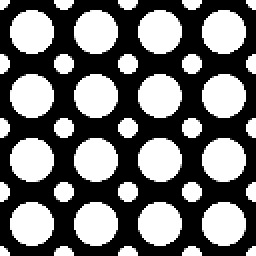
#> input picture polka.png, 128 x 128 px (shown 2 times larger)
$ python blob_detection.py
#> lines starting #> are read from the running program, lines starting #| are printed output that depends on the picture
### common.py
import numpy as np
from matplotlib import pyplot as plt
from PIL import Image


def read_img(path, greyscale=True):
#> called with path = 'polka.png', greyscale = True
    img = Image.open(path)
#> img is the input picture: PIL image 128x128 L; min 0, max 255, mean 114.6
    if greyscale:
        img = img.convert('L')
    else:
        img = img.convert('RGB')
    return np.array(img).astype(float)


# [7 lines left out: function save_img, not called in this run]


def find_maxima(scale_space, k_xy=5, k_s=1):
    """
    Extract the peak x,y locations from scale space

    Input
      scale_space: Scale space of size HxWxS
      k: neighborhood in x and y
      ks: neighborhood in scale

    Output
      list of (x,y) tuples; x<W and y<H
    """
    if len(scale_space.shape) == 2:
        scale_space = scale_space[:, :, None]

    H, W, S = scale_space.shape
    maxima = []
    for i in range(H):
        for j in range(W):
            for s in range(S):
                # extracts a local neighborhood of max size
                # (2k_xy+1, 2k_xy+1, 2k_s+1)
                neighbors = scale_space[max(0, i - k_xy):min(i + k_xy + 1, H),
                                        max(0, j - k_xy):min(j + k_xy + 1, W),
                                        max(0, s - k_s):min(s + k_s + 1, S)]
                mid_pixel = scale_space[i, j, s]
                num_neighbors = np.prod(neighbors.shape) - 1
                # if mid_pixel > all the neighbors; append maxima
                if np.sum(mid_pixel < neighbors) == num_neighbors:
                    maxima.append((i, j, s))
    return maxima


def visualize_scale_space(scale_space, min_sigma, k, file_path=None):
    """
    Visualizes the scale space

    Input
      scale_space: scale space of size HxWxS
      min_sigma: the minimum sigma used
      k: the sigma multiplier
    """
    if len(scale_space.shape) == 2:
        scale_space = scale_space[:, :, None]
    H, W, S = scale_space.shape

    # number of subplots
    p_h = int(np.floor(np.sqrt(S)))
    p_w = int(np.ceil(S / p_h))
    for i in range(S):
        plt.subplot(p_h, p_w, i + 1)
        plt.axis('off')
        plt.title('{:.1f}:{:.1f}'.format(min_sigma * k**i,
                                         min_sigma * k**(i + 1)))
        plt.imshow(scale_space[:, :, i])

    # plot or save to fig
    if file_path:
        plt.savefig(file_path, dpi=300)
    else:
        plt.show()


def visualize_maxima(image, maxima, min_sigma, k, file_path=None):
    """
    Visualizes the maxima on a given image

    Input
      image: image of size HxW
      maxima: list of (x,y) tuples; x<W, y<H
      file_path: path to save image. if None, display to screen
    Output-   None
    """
    H, W = image.shape
    fig, ax = plt.subplots(1)
    ax.imshow(image)
    for maximum in maxima:
        y, x, s = maximum
        assert x < W and y < H and x >= 0 and y >= 0
        radius = np.sqrt(2) * min_sigma * (k**s)
        # radius = 1
        circ = plt.Circle((x, y), radius, color='r', fill=False)
        ax.add_patch(circ)

    if file_path:
        plt.savefig(file_path)
    else:
        plt.show()

### blob_detection.py
import os

import numpy as np
import scipy.ndimage
# Use scipy.ndimage.convolve() for convolution.
# Use same padding (mode = 'reflect'). Refer docs for further info.

from common import (find_maxima, read_img, visualize_maxima,
                    visualize_scale_space)


def gaussian_filter(image, sigma):
    """
    Given an image, apply a Gaussian filter with the input kernel size
    and standard deviation

    Input
      image: image of size HxW
      sigma: scalar standard deviation of Gaussian Kernel

    Output
      Gaussian filtered image of size HxW
    """
#> called with sigma = 2
    H, W = image.shape
#> H = 128; W = 128
    kernel_size = int(2 * np.ceil(2 * sigma) + 1)
    kernel_size = min(kernel_size, min(H, W) // 2)
#> kernel_size = 9
    if kernel_size % 2 == 0:
        kernel_size = kernel_size + 1

    # Create a 2D Gaussian kernel using np.meshgrid and np.exp
    x = np.arange(-kernel_size // 2, kernel_size // 2 + 1)
#> x = [-5, -4, -3, -2, -1, 0, 1, 2, 3, 4]
    xx, yy = np.meshgrid(x, x)
    kernel = np.exp(-(xx ** 2 + yy ** 2) / (2 * sigma ** 2))
    kernel /= np.sum(kernel)

    # Apply the Gaussian filter using scipy.ndimage.convolve
    filtered_image = scipy.ndimage.convolve(image, kernel, mode='reflect')
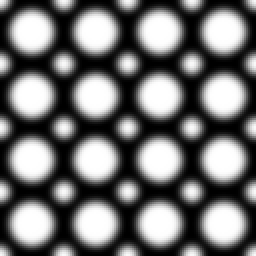
#> filtered_image: shape (128, 128) float64 (shown 2 times larger); min 0, max 255, mean 114.6

    return filtered_image


def main():
    image = read_img('polka.png')

    # Single-scale Blob Detection
    # Detecting Polka Dots

    # First, complete gaussian_filter()
    print("Detecting small polka dots")
    sigma_1, sigma_2 = 2, 4  # Choose appropriate sigma values for small circles
    gauss_1 = gaussian_filter(image, sigma_1)
    gauss_2 = gaussian_filter(image, sigma_2)
#> call 2 of gaussian_filter, with sigma = 4
#> in gaussian_filter (call 2), `filtered_image = scipy.ndimage.convolve(image, kernel, mode='reflect')`:
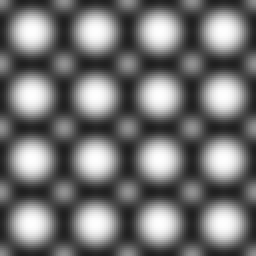
#> filtered_image: shape (128, 128) float64 (shown 2 times larger); min 31.06, max 254.5, mean 114.6

    # Calculate difference of Gaussians
    DoG_small = gauss_2 - gauss_1
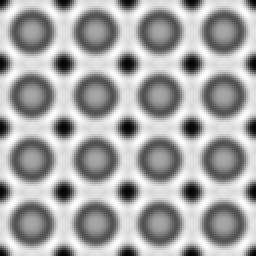
#> DoG_small: shape (128, 128) float64 (shown 2 times larger); min -105.3, max 55.06, mean 0; drawn with min black and max white

    # Visualize maxima
    maxima = find_maxima(DoG_small, k_xy=10)
#> after the loop in find_maxima, `for i in range(H):`: maxima = 33 items, first 6: (0, 0, 0), (0, 31, 0), (0, 63, 0), (0, 95, 0), (0, 127, 0), (15, 56, 0)
    visualize_scale_space(DoG_small, sigma_1, sigma_2 / sigma_1,
                          './polka_detections/polka_small_DoG.png')
#> in visualize_scale_space, `H, W, S = scale_space.shape`: H = 128; S = 1
    visualize_maxima(image, maxima, sigma_1, sigma_2 / sigma_1,
                     './polka_detections/polka_small.png')
#> in visualize_maxima, `H, W = image.shape`: H = 128
#> the loop in visualize_maxima, `for maximum in maxima:` made 33 passes
#> (maximum, y, x) on passes 1 to 12: ((0, 0, 0), 0, 0), ((0, 31, 0), 0, 31), ((0, 63, 0), 0, 63), ((0, 95, 0), 0, 95), ((0, 127, 0), 0, 127), ((15, 56, 0), 15, 56), ((31, 0, 0), 31, 0), ((31, 31, 0), 31, 31), ((31, 63, 0), 31, 63), ((31, 95, 0), 31, 95), ((31, 127, 0), 31, 127), ((39, 80, 0), 39, 80)

    #  Detect Large Circles
    print("Detecting large polka dots")
    sigma_1, sigma_2 = 10, 20  # Choose appropriate sigma values for large circles
    gauss_1 = gaussian_filter(image, sigma_1)
#> call 3 of gaussian_filter, with sigma = 10
#> in gaussian_filter (call 3), `kernel_size = min(kernel_size, min(H, W) // 2)`: kernel_size = 41
#> in gaussian_filter (call 3), `filtered_image = scipy.ndimage.convolve(image, kernel, mode='reflect')`:
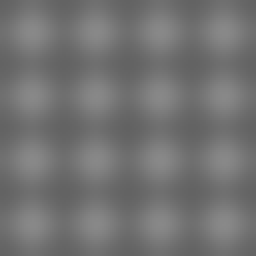
#> filtered_image: shape (128, 128) float64 (shown 2 times larger); min 98.66, max 137.3, mean 114.6
    gauss_2 = gaussian_filter(image, sigma_2)

    # Calculate difference of Gaussians
    DoG_large = gauss_2 - gauss_1
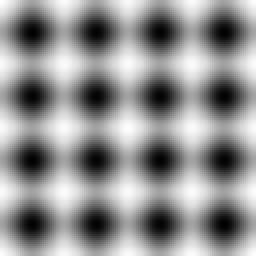
#> DoG_large: shape (128, 128) float64 (shown 2 times larger); min -24.15, max 18.25, mean 0.00013; drawn with min black and max white

    # Visualize maxima
    maxima = find_maxima(DoG_large, k_xy=10)
#> maxima = [(16, 16, 0), (16, 48, 0), (16, 80, 0), (16, 112, 0), (48, 16, 0), (48, 48, 0), (48, 80, 0), (48, 112, 0), (80, 16, 0), (80, 48, 0), (80, 80, 0), (80, 112, 0), (112, 16, 0), (112, 48, 0), (112, 80, 0), (112, 112, 0)]
    visualize_scale_space(DoG_large, sigma_1, sigma_2 / sigma_1,
                          './polka_detections/polka_large_DoG.png')
#> call 2 of visualize_scale_space, with min_sigma = 10, k = 2, file_path = './polka_detections/polka_large_DoG.png'
#> in visualize_scale_space (call 2), `plt.savefig(file_path, dpi=300)`:
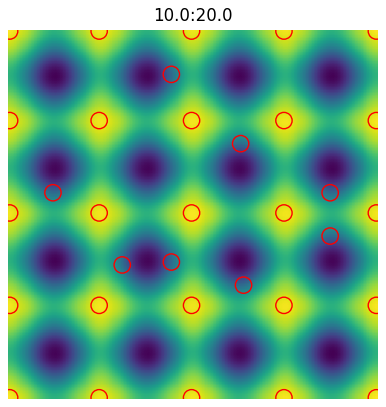
#> figure drawn by matplotlib, 1 panel
    visualize_maxima(image, maxima, sigma_1, sigma_2 / sigma_1,
                     './polka_detections/polka_large.png')
#> call 2 of visualize_maxima, with min_sigma = 10, k = 2, file_path = './polka_detections/polka_large.png'
#> the loop in visualize_maxima (call 2), `for maximum in maxima:` made 16 passes
#> (maximum, y, x) on passes 1 to 12: ((16, 16, 0), 16, 16), ((16, 48, 0), 16, 48), ((16, 80, 0), 16, 80), ((16, 112, 0), 16, 112), ((48, 16, 0), 48, 16), ((48, 48, 0), 48, 48), ((48, 80, 0), 48, 80), ((48, 112, 0), 48, 112), ((80, 16, 0), 80, 16), ((80, 48, 0), 80, 48), ((80, 80, 0), 80, 80), ((80, 112, 0), 80, 112)
#> in visualize_maxima (call 2), `plt.savefig(file_path)`:
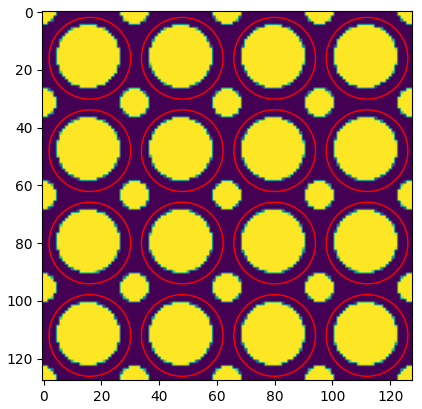
#> figure drawn by matplotlib, 1 panel


if __name__ == '__main__':
    main()
